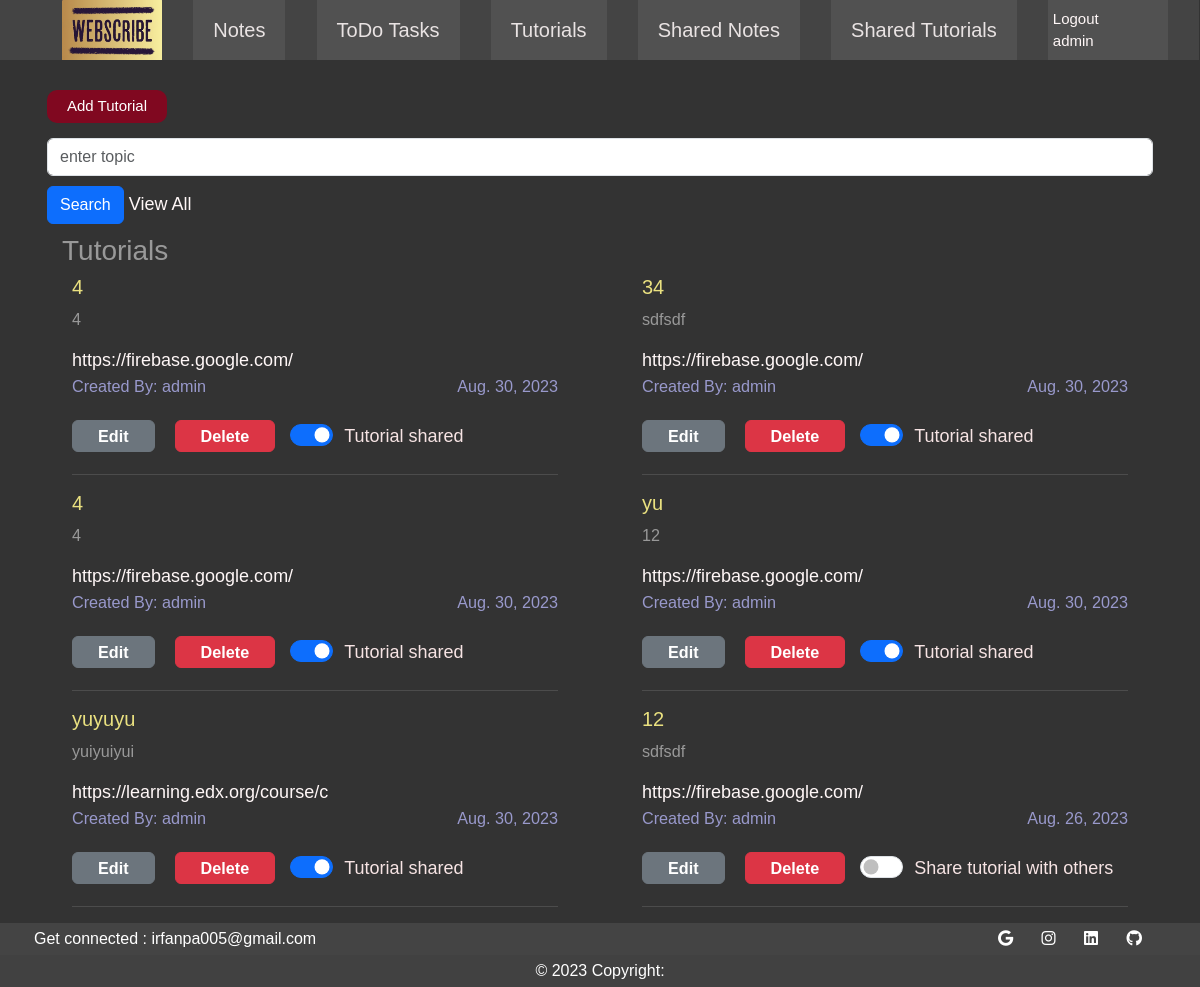
Page /notes/tutorials/peter/ (signed in) on the earlier database version.
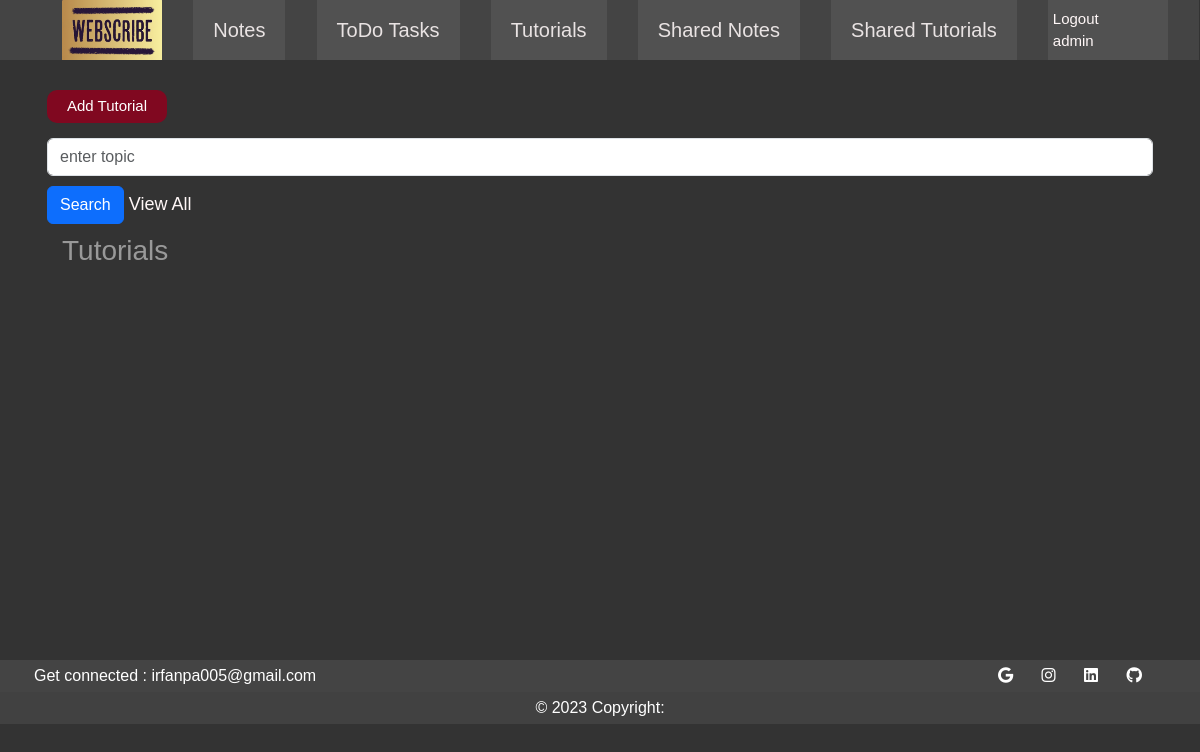
Same page on the later database version.
### notes/models.py (models this page shows, shortened)
class Tutorial(models.Model):
    title = models.CharField(max_length=200)
    short_descr = models.CharField(max_length=200,blank=True)
    link = models.URLField()
    tutorial_owner = models.ForeignKey(User, on_delete=models.CASCADE, related_name='allTutorials')
    is_shared = models.BooleanField(default=False)
    created_at = models.DateField(default=timezone.now)

### userApp/models.py (models this page shows)
class User(AbstractUser):
    objects = CustomUserManager()
    def __str__(self):
        return self.username

### notes/views.py (the view)
# urls.py: path('tutorials/<str:userName>/', views.tutorials, name='tutorials'),
def tutorials(request, userName):
    current_user = request.user
    tutorials = Tutorial.objects.filter(tutorial_owner =current_user).order_by('-created_at')
    paginator_t = Paginator(tutorials,10)
    page_no_t = request.GET.get('page')
    single_page_tutorials = paginator_t.get_page(page_no_t)
    form = TutorialForm()
    return render(request, 'tutorials.html', {'tutorials' :single_page_tutorials, 'form': form })

### notes/forms.py (shortened to what this page needs)
class TutorialForm(forms.ModelForm):
    def __init__(self, *args, **kwargs):
        super().__init__(*args, **kwargs)
        self.helper = FormHelper()
        self.helper.add_input(Submit('submit','Add Tutorial'))
    class Meta:
        model = Tutorial
        fields = ['title', 'short_descr', 'link', 'is_shared']

### templates/tutorials.html (shortened to what this page needs)
{% extends 'userbase.html' %}
{% load static %}
{% block extra_styles %}
    <link rel="stylesheet" href="{% static 'css/style.css' %}">
{% endblock%}
{% block body %}
<main>
    <div class="container">
        <div class="top-section">
            <div class="top-add">
                <button id="addBtn">Add Tutorial</button>
            </div>
            <div class="form-section">
                <form action="{% url 'notes:searchTutorial'%}" method="POST">
                    <input type="text" placeholder="enter topic" class="form-control" name="searchtuto" required>
                    <input type="submit" value="Search" class="btn btn-primary">
                    <a href="{% url 'notes:tutorials' request.user %}">View All</a>
                </form>
            </div>
        </div>
        <h3 class="tm-media-body sh-tutorials">Tutorials</h3>
        <div class="row">
            {% if tutorials %}
            {% for tutorial in tutorials %}
            <div class="col-lg-6 ">
                <div class="tm-media-body-tut">
                    <h5><a href="" class="tm-text-title">{{tutorial.title}}</a></h5>
                    <p class="tm-text-small">{{tutorial.short_descr}}</p>
                    <div class="content-iframe">
                        <a href="{{tutorial.link}}" target="_blank">{{tutorial.link}}</a>
                    </div>
                    <div class="tm-text-secondary tm-media-span tm-text-small">
                        <span class="tm-text-left">Created By: {{ tutorial.tutorial_owner }}</span>
                        <span class="tm-text-right">{{ tutorial.created_at }}</span>
                    </div>
                    <div class="button-container">
                        <a href="" class="btn btn-secondary editBtn"  data-object-id="{{ tutorial.id }}">Edit</a>
                        <a href="" class="btn btn-danger delBtn" data-object-id="{{ tutorial.id  }}">Delete</a>
                        <span class="form-check form-switch">
                            <input class="form-check-input" type="checkbox" role="switch" id="shareBtn{{ tutorial.id }}"
                            data-object-id="{{ tutorial.id }}" {% if tutorial.is_shared %}checked{% endif %}>
                            <label class="form-check-label" for="shareBtn{{ tutorial.id }}" id="sharelabel{{ tutorial.id }}">
                                {% if tutorial.is_shared %}
                                    Tutorial shared
                                {% else %}
                                    Share tutorial with others
                                {% endif %}
                            </label>
                        </span>
                    </div>
                    <hr class="tm-hr tm-mr">
                </div>
            </div>
            {% endfor %}
            {% elif search_keyword %}
            <p>0 results found for '{{search_keyword}}'</p>
            {% endif %}
        </div>
    </div>
</main>
{% endblock %}

Differences in the rows shown:
removed Tutorial: title "4", short_descr "4", link "https://firebase.google.com/", tutorial_owner "admin", created_at "Aug. 30, 2023", is_shared "☑", shows "Tutorial shared"
removed Tutorial: title "34", short_descr "sdfsdf", link "https://firebase.google.com/", tutorial_owner "admin", created_at "Aug. 30, 2023", is_shared "☑", shows "Tutorial shared"
removed Tutorial: title "4", short_descr "4", link "https://firebase.google.com/", tutorial_owner "admin", created_at "Aug. 30, 2023", is_shared "☑", shows "Tutorial shared"
removed Tutorial: title "yu", short_descr "12", link "https://firebase.google.com/", tutorial_owner "admin", created_at "Aug. 30, 2023", is_shared "☑", shows "Tutorial shared"
removed Tutorial: title "yuyuyu", short_descr "yuiyuiyui", link "https://learning.edx.org/course/c", tutorial_owner "admin", created_at "Aug. 30, 2023", is_shared "☑", shows "Tutorial shared"
removed Tutorial: title "12", short_descr "sdfsdf", link "https://firebase.google.com/", tutorial_owner "admin", created_at "Aug. 26, 2023", shows "Share tutorial with others"
